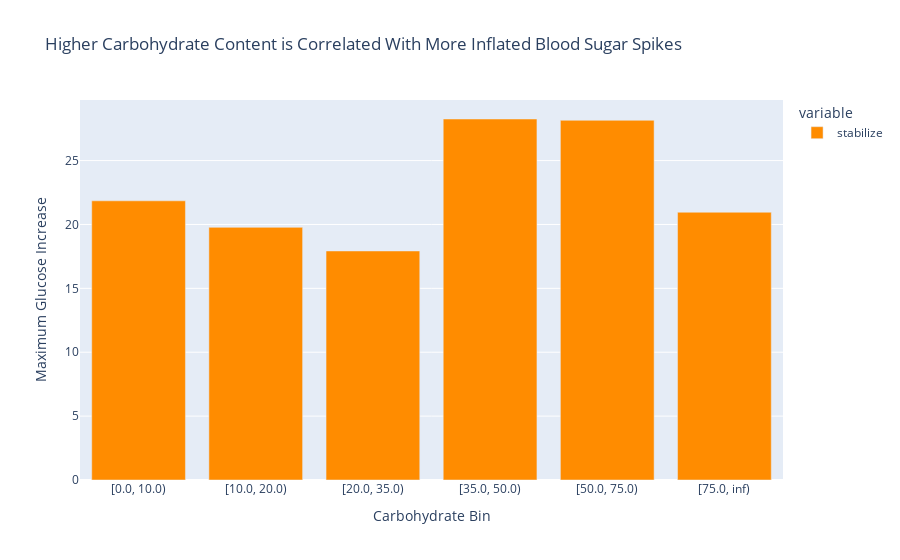

Source (notebook cell):
### Code cell
px.bar(glucose_spikes.groupby('carb_bin')['stabilize'].mean(),
       labels = {'value': 'Maximum Glucose Increase', 'carb_bin': 'Carbohydrate Bin'},
       title = 'Higher Carbohydrate Content is Correlated With More Inflated Blood Sugar Spikes',
       color_discrete_sequence= ['darkorange'])

### Figure 1 — Plotly figure (JSON) as saved in the notebook; plotly's stock layout.template omitted (floating-point values rounded to 4 significant figures)
{"data": [{"hovertemplate": "variable=stabilize<br>Carbohydrate Bin=%{x}<br>Maximum Glucose Increase=%{y}<extra></extra>", "legendgroup": "stabilize", "marker": {"color": "darkorange", "pattern": {"shape": ""}}, "name": "stabilize", "orientation": "v", "showlegend": true, "textposition": "auto", "type": "bar", "x": ["[0.0, 10.0)", "[10.0, 20.0)", "[20.0, 35.0)", "[35.0, 50.0)", "[50.0, 75.0)", "[75.0, inf)"], "xaxis": "x", "y": [21.85, 19.77, 17.93, 28.25, 28.15, 20.96], "yaxis": "y"}], "layout": {"barmode": "relative", "legend": {"title": {"text": "variable"}, "tracegroupgap": 0}, "title": {"text": "Higher Carbohydrate Content is Correlated With More Inflated Blood Sugar Spikes"}, "xaxis": {"anchor": "y", "domain": [0, 1], "title": {"text": "Carbohydrate Bin"}}, "yaxis": {"anchor": "x", "domain": [0, 1], "title": {"text": "Maximum Glucose Increase"}}}}
